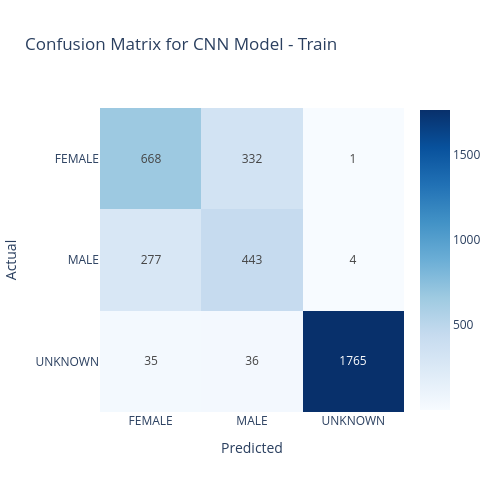
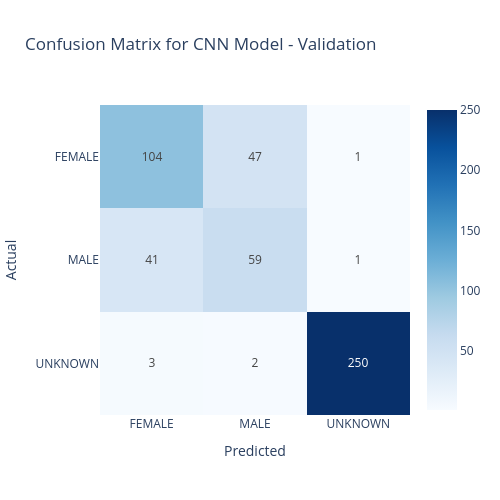
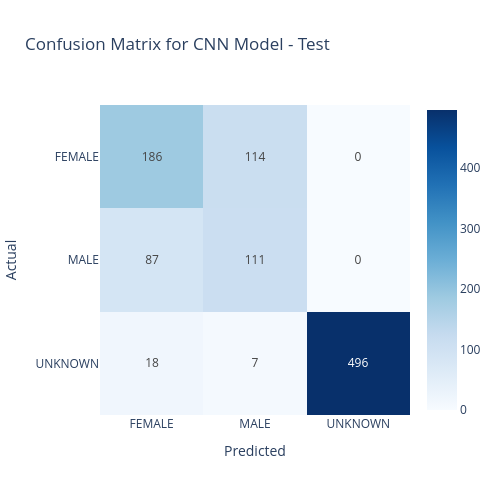

The code cell stored with these charts, in order, in its notebook:
### Markdown cell above
### CNN Model:

### Code cell
# Train Confusion Matrix
cm_cnn_train = confusion_matrix(
                        cnn_train_results["labels"],
                        cnn_train_results["preds"]
                    )

cnn_train_fig = px.imshow(
                        cm_cnn_train,
                        text_auto=True,
                        x=['FEMALE', 'MALE', 'UNKNOWN'], 
                        y=['FEMALE', 'MALE', 'UNKNOWN'],
                        color_continuous_scale='Blues',
                        title='Confusion Matrix for CNN Model - Train'
                    )

cnn_train_fig.update_layout(
                        height=500, width=500,
                        xaxis_title='Predicted',
                        yaxis_title='Actual'
                    )
cnn_train_fig.show()

joblib.dump(cnn_train_fig, CHARTS_DIR / "confusion_matrix_gender_cnn_train.pkl")


# Validation Confusion Matrix
cm_cnn_val = confusion_matrix(
                        cnn_val_results["labels"],
                        cnn_val_results["preds"]
                    )

cnn_val_fig = px.imshow(
                        cm_cnn_val,
                        text_auto=True,
                        x=['FEMALE', 'MALE', 'UNKNOWN'],      # female = 0, male = 1
                        y=['FEMALE', 'MALE', 'UNKNOWN'],
                        color_continuous_scale='Blues',
                        title='Confusion Matrix for CNN Model - Validation'
                    )

cnn_val_fig.update_layout(
                        height=500, width=500,
                        xaxis_title='Predicted',
                        yaxis_title='Actual'
                    )
cnn_val_fig.show()

joblib.dump(cnn_val_fig, CHARTS_DIR / "confusion_matrix_gender_cnn_val.pkl")


# Test Confusion Matrix
cm_cnn_test = confusion_matrix(
                        cnn_test_results["labels"],
                        cnn_test_results["preds"]
                    )

cnn_test_fig = px.imshow(
                        cm_cnn_test,
                        text_auto=True,
                        x=['FEMALE', 'MALE', 'UNKNOWN'],      # female = 0, male = 1
                        y=['FEMALE', 'MALE', 'UNKNOWN'],
                        color_continuous_scale='Blues',
                        title='Confusion Matrix for CNN Model - Test'
                    )

cnn_test_fig.update_layout(
                        height=500, width=500,
                        xaxis_title='Predicted',
                        yaxis_title='Actual'
                    )
cnn_test_fig.show()

joblib.dump(cnn_test_fig, CHARTS_DIR / "confusion_matrix_gender_cnn_test.pkl")

### Figure 1 — Plotly figure (JSON) as saved in the notebook; plotly's stock layout.template omitted (floating-point values rounded to 4 significant figures)
{"data": [{"coloraxis": "coloraxis", "hovertemplate": "x: %{x}<br>y: %{y}<br>color: %{z}<extra></extra>", "name": "0", "texttemplate": "%{z}", "type": "heatmap", "x": ["FEMALE", "MALE", "UNKNOWN"], "xaxis": "x", "y": ["FEMALE", "MALE", "UNKNOWN"], "yaxis": "y", "z": [[668, 332, 1], [277, 443, 4], [35, 36, 1765]]}], "layout": {"coloraxis": {"autocolorscale": false, "colorscale": [[0, "rgb(247,251,255)"], [0.125, "rgb(222,235,247)"], [0.25, "rgb(198,219,239)"], [0.375, "rgb(158,202,225)"], [0.5, "rgb(107,174,214)"], [0.625, "rgb(66,146,198)"], [0.75, "rgb(33,113,181)"], [0.875, "rgb(8,81,156)"], [1, "rgb(8,48,107)"]]}, "height": 500, "title": {"text": "Confusion Matrix for CNN Model - Train"}, "width": 500, "xaxis": {"anchor": "y", "constrain": "domain", "domain": [0, 1], "scaleanchor": "y", "title": {"text": "Predicted"}}, "yaxis": {"anchor": "x", "autorange": "reversed", "constrain": "domain", "domain": [0, 1], "title": {"text": "Actual"}}}}

### Figure 2 — Plotly figure (JSON) as saved in the notebook; plotly's stock layout.template omitted (floating-point values rounded to 4 significant figures)
{"data": [{"coloraxis": "coloraxis", "hovertemplate": "x: %{x}<br>y: %{y}<br>color: %{z}<extra></extra>", "name": "0", "texttemplate": "%{z}", "type": "heatmap", "x": ["FEMALE", "MALE", "UNKNOWN"], "xaxis": "x", "y": ["FEMALE", "MALE", "UNKNOWN"], "yaxis": "y", "z": [[104, 47, 1], [41, 59, 1], [3, 2, 250]]}], "layout": {"coloraxis": {"autocolorscale": false, "colorscale": [[0, "rgb(247,251,255)"], [0.125, "rgb(222,235,247)"], [0.25, "rgb(198,219,239)"], [0.375, "rgb(158,202,225)"], [0.5, "rgb(107,174,214)"], [0.625, "rgb(66,146,198)"], [0.75, "rgb(33,113,181)"], [0.875, "rgb(8,81,156)"], [1, "rgb(8,48,107)"]]}, "height": 500, "title": {"text": "Confusion Matrix for CNN Model - Validation"}, "width": 500, "xaxis": {"anchor": "y", "constrain": "domain", "domain": [0, 1], "scaleanchor": "y", "title": {"text": "Predicted"}}, "yaxis": {"anchor": "x", "autorange": "reversed", "constrain": "domain", "domain": [0, 1], "title": {"text": "Actual"}}}}

### Figure 3 — Plotly figure (JSON) as saved in the notebook; plotly's stock layout.template omitted (floating-point values rounded to 4 significant figures)
{"data": [{"coloraxis": "coloraxis", "hovertemplate": "x: %{x}<br>y: %{y}<br>color: %{z}<extra></extra>", "name": "0", "texttemplate": "%{z}", "type": "heatmap", "x": ["FEMALE", "MALE", "UNKNOWN"], "xaxis": "x", "y": ["FEMALE", "MALE", "UNKNOWN"], "yaxis": "y", "z": [[186, 114, 0], [87, 111, 0], [18, 7, 496]]}], "layout": {"coloraxis": {"autocolorscale": false, "colorscale": [[0, "rgb(247,251,255)"], [0.125, "rgb(222,235,247)"], [0.25, "rgb(198,219,239)"], [0.375, "rgb(158,202,225)"], [0.5, "rgb(107,174,214)"], [0.625, "rgb(66,146,198)"], [0.75, "rgb(33,113,181)"], [0.875, "rgb(8,81,156)"], [1, "rgb(8,48,107)"]]}, "height": 500, "title": {"text": "Confusion Matrix for CNN Model - Test"}, "width": 500, "xaxis": {"anchor": "y", "constrain": "domain", "domain": [0, 1], "scaleanchor": "y", "title": {"text": "Predicted"}}, "yaxis": {"anchor": "x", "autorange": "reversed", "constrain": "domain", "domain": [0, 1], "title": {"text": "Actual"}}}}
